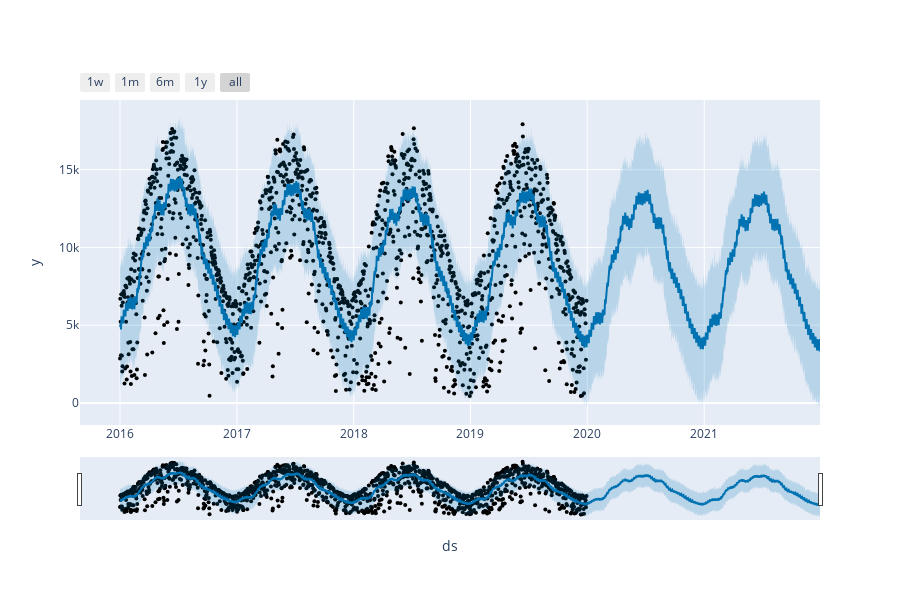

Here is the notebook cell this chart was saved with:
### Code cell
# Python
from fbprophet.plot import plot_plotly, plot_components_plotly

plot_plotly(m, forecast)

### Figure 1 — Plotly figure (JSON) as saved in the notebook; plotly's stock layout.template omitted (floating-point values rounded to 4 significant figures; data arrays with more than 128 entries replaced by an {"elided": "..."} marker saying what was removed)
{"data": [{"marker": {"color": "black", "size": 4}, "mode": "markers", "name": "Actual", "type": "scatter", "x": {"elided": "1460 str values"}, "y": {"elided": "1460 int values"}}, {"hoverinfo": "skip", "line": {"width": 0}, "mode": "lines", "type": "scatter", "x": {"elided": "2190 str values"}, "y": {"elided": "2190 float values"}}, {"fill": "tonexty", "fillcolor": "rgba(0, 114, 178, 0.2)", "line": {"color": "#0072B2", "width": 2}, "mode": "lines", "name": "Predicted", "type": "scatter", "x": {"elided": "2190 str values"}, "y": {"elided": "2190 float values"}}, {"fill": "tonexty", "fillcolor": "rgba(0, 114, 178, 0.2)", "hoverinfo": "skip", "line": {"width": 0}, "mode": "lines", "type": "scatter", "x": {"elided": "2190 str values"}, "y": {"elided": "2190 float values"}}], "layout": {"height": 600, "showlegend": false, "width": 900, "xaxis": {"rangeselector": {"buttons": [{"count": 7, "label": "1w", "step": "day", "stepmode": "backward"}, {"count": 1, "label": "1m", "step": "month", "stepmode": "backward"}, {"count": 6, "label": "6m", "step": "month", "stepmode": "backward"}, {"count": 1, "label": "1y", "step": "year", "stepmode": "backward"}, {"step": "all"}]}, "rangeslider": {"visible": true}, "title": {"text": "ds"}, "type": "date"}, "yaxis": {"title": {"text": "y"}}}}
